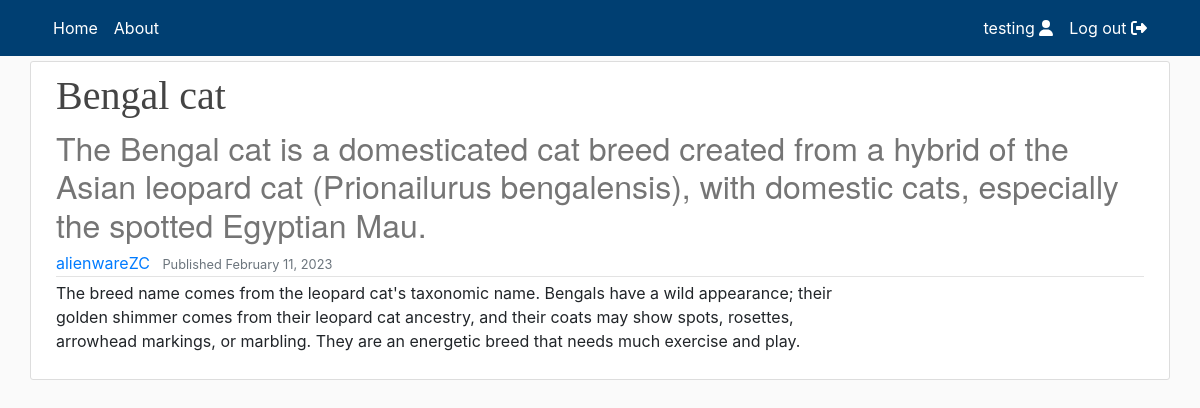
/cats/bengal-cat (signed in), run on the app's committed database.
### users/models.py (models this page shows)
class CustomUser(AbstractUser):
    def image_upload_to(self, instance=None):
        if instance:
            return os.path.join('Users', self.username, instance)
        return None
    STATUS = (('regular', 'regular'), ('subscriber', 'subscriber'),
              ('moderator', 'moderator'))
    email = models.EmailField(unique=True)
    status = models.CharField(max_length=100, choices=STATUS, default='regular')
    description = models.TextField('Description',
                                   max_length=600,
                                   default='',
                                   blank=True)
    image = models.ImageField(default='default/user.jpg',
                              upload_to=image_upload_to)
    def __str__(self):
        return self.username

### main/models.py (models this page shows, shortened)
class Article(models.Model):
    def image_upload_to(self, instance=None):
        if instance:
            return os.path.join('ArticleSeries', slugify(self.series.slug),
                                slugify(self.article_slug), instance)
        return None
    title = models.CharField(max_length=200)
    subtitle = models.CharField(max_length=200, default="", blank=True)
    article_slug = models.SlugField("Article slug",
                                    null=False,
                                    blank=False,
                                    unique=True)
    content = HTMLField(blank=True, default="")
    notes = HTMLField(blank=True, default="")
    published = models.DateTimeField("Date published", default=timezone.now)
    modified = models.DateTimeField("Date modified", default=timezone.now)
    series = models.ForeignKey(ArticleSeries,
                               default="",
                               verbose_name="Series",
                               on_delete=models.SET_DEFAULT)
    author = models.ForeignKey(get_user_model(),
                               default=1,
                               on_delete=models.SET_DEFAULT)
    image = models.ImageField(default='default/no_image.jpg',
                              upload_to=image_upload_to,
                              max_length=255)
    @property
    def slug(self):
        return self.series.slug + "/" + self.article_slug
    class Meta:
        verbose_name_plural = "Article"
        ordering = ['title', '-published']

### main/views.py (the view)
# urls.py: path("<series>/<article>", views.article, name="article"),
def article(request, series: str, article: str):
    matching_article = Article.objects.filter(series__slug=series,
                                              article_slug=article).first()
    return render(request=request,
                  template_name='main/article.html',
                  context={"object": matching_article})

### main/templates/main/article.html (shortened to what this page needs)
{% extends "main/header.html" %}
{% block content %}
<div class="row media content-section mobiledevice">
    <div class="col-lg-12 col-md-12 col-sm-12">
        <div class="d-flex">
            <div>
                <h1 class="title-style">{{ object.title }}</h1>
                <h2 class="subtitle-style">{{ object.subtitle }}</h2>
            </div>
        </div>
        <div class="d-flex article-metadata">
            <div>
                <a class='mr-2' href="{% url 'profile' object.author %}">{{ object.author }}</a>
                <small class="text-muted">Published {{ object.published|date:"F d, Y" }}</small>
            </div>
        </div>
    </div>
    <div class="col-lg-9 col-md-12 col-sm-12" id="content">
        <div class="article-style">
            {{ object.content|safe }}
        </div>
    </div>
{% endblock content %}

### main/templates/main/includes/navbar.html (shortened to what this page needs)
<header class="site-header" style="margin-bottom: 5px">
	<nav class="navbar navbar-expand-md navbar-color">
		<div class="container">
			<div class="navbar-nav">
				<a class="nav-item nav-link" href="/">Home</a>
			</div>
			<div class="collapse navbar-collapse" id="navbarToggle">
				<div class="navbar-nav mr-auto">
					<a class="nav-item nav-link" href="/">About</a>
				</div>
				<div class="navbar-nav">
					{% if user.is_authenticated %}
					<a class="nav-item nav-link" href="{% url 'profile' user.username %}">
						{{user.username}} <i class="fas fa-user"></i>
					</a>
					<a class="nav-item nav-link" href="{% url 'logout' %}">
						Log out <i class="fas fa-sign-out-alt"></i>
					</a>
					{% endif %}
				</div>
			</div>
		</div>
	</nav>
</header>

### main/static/main/main.css (style rules this page uses)
:root { --footercolor: #003F72; --navbarcolor: #003F72; --btncolor: #003F72; --socialcolor: #003F72; --brightText: #ffffff; }
.navbar-color { background-color: var(--navbarcolor); }
body { background: #fafafa; }
h1, h2, h3, h4, h5, h6 { color: #444444; }
.site-header .navbar-nav .nav-link { color: var(--brightText); }
.content-section { background: #ffffff; padding: 10px 20px; border: 1px solid #dddddd; border-radius: 3px; margin-bottom: 20px; }
.article-metadata { padding-bottom: 1px; margin-bottom: 4px; border-bottom: 1px solid #e3e3e3 }
@media screen and (min-width: 600px) { .mobiledevice { padding-left: 10px; padding-right: 10px; } }
.title-style { font-family: fell, Georgia, Cambria, 'Times New Roman', Times, serif !important; }
.subtitle-style { font-family: sohne, 'Helvetica Neue', Helvetica, Arial, sans-serif !important; color: rgba(117, 117, 117, 1) !important; }

### data on the page
CustomUser: username "testing"
Article: title "Bengal cat", subtitle "The Bengal cat is a domesticated cat breed created from a hybrid of the Asian leopard cat (Prionailurus bengalensis), with domestic cats, especially the spotted Egyptian Mau.", author "alienwareZC", published "February 11, 2023", content "The breed name comes from the leopard cat's taxonomic name. Bengals have a wild appearance; their golden shimmer comes from their leopard cat ancestry, and their coats may show spots, rosettes, arrowhead markings, or marbling. They are an energetic breed that needs much exercise and play."
